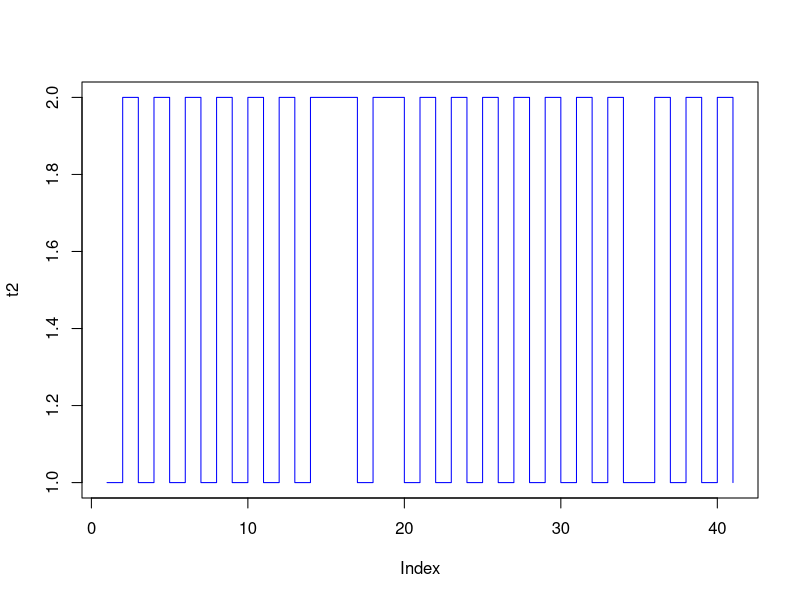

Write the R code that produced this figure. (Note: this script raises an error after producing the figure.)
n <- 40
alpha <- (1/2)
beta <- (1/2)

# Generowanie następnego kroku
step <- function(x, alpha, beta){
  X <- runif(1)
  if(x == 1){
    res = if(X < alpha) 2 else 1
  }
  if(x == 2){
    res = if(X < beta) 1 else 2
  }
  return(res)
}

# Generowanie ciągu stanów
rmarkov <- function(n, p0, alpha, beta){
  traj <- numeric(n+1)
  traj[1] <- p0
  for(i in 2:(n+1)){
    traj[i] <- step(traj[i-1], alpha, beta)
  }
  return(traj)
}

# Obliczanie rozkładu stacjonarnego (argument - trajektoria)
stat <- function(t){
  res <- numeric(2)
  res[2] <- length(t[t == 2])/length(t)
  return(res)
}

# Rysowanie
t1 <- rmarkov(40, 1, 0.1, 0.1)
t2 <- rmarkov(40, 1, 0.9, 0.9)

# plot(t1, type = 's', col="red")
plot(t2, type='s', col="blue")
  res[1] <- length(t[t == 1])/length(t)

# Obliczanie rozkładu stacjonarnego
# alpha = 0.1, beta = 0.9
t <- rmarkov(10^4, 1, 0.9, 0.1)
s <- stat(t)
print(s)
# generowanie trajektorii łańcucha stacjonarnego
X <- runif(50)
X[X < s[2]] <- 2
X[X >= s[2] & X < 2] <- 1
plot(X, type = 's')
